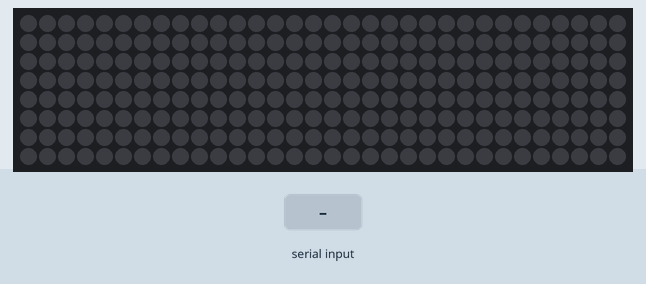
Bench run of a sketch on a simulated Arduino Uno, built with avr-gcc and run on an emulated ATmega328P. Parts: 32×8 RGB LED matrix (first LED top left, wired row by row). Inputs (shaded band) come from the test bench. Dim RGB values are drawn brighter than linear.

Above: at 1.2 s.
1.3 s: "1" received over Serial
At 2.5 s:
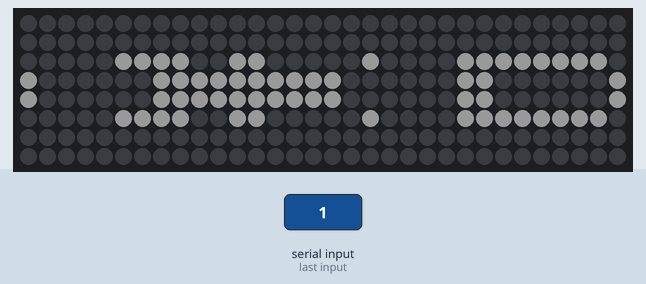
2.8 s: "2" received over Serial
At 3.8 s:
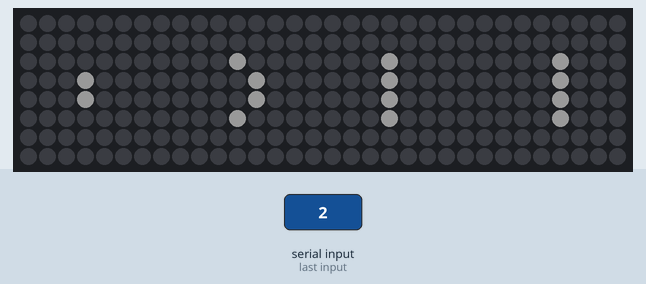
Timing chart, 0 to 5.8 s (numbered marks = the images above; inputs shaded):
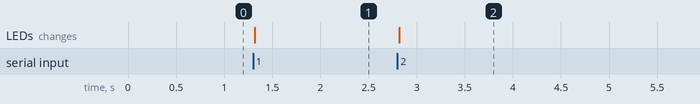

Measured:
- after the input at 1.3 s, the LEDs: change at once (image 1)
- after the input at 2.8 s, the LEDs: change at once (image 2)

The sketch:

Boca.ino
```cpp
#include <Adafruit_GFX.h>
#include <Adafruit_NeoMatrix.h>
#include "patterns.h"  // Incluir el archivo de patrones

#define PIN 6             // Pin donde están conectados los NeoPixels
#define MATRIX_WIDTH 32
#define MATRIX_HEIGHT 8

Adafruit_NeoPixel strip = Adafruit_NeoPixel(256, PIN, NEO_GRB+ NEO_KHZ800);
char dato;

int xyToIndex(int x, int y) {
  // Calcula el índice en la tira horizontal de NeoPixel con zigzag
  int index;
  if (y % 2 == 0) {
    // Filas pares (0, 2, 4, ...): avanzan de izquierda a derecha
    index = y * 8 + x;
  } else {
    // Filas impares (1, 3, 5, ...): avanzan de derecha a izquierda
    index = y * 8 + (7 - x);
  }
  return index;
}

uint8_t getBit(const uint8_t pattern[MATRIX_HEIGHT][(MATRIX_WIDTH + 7) / 8], int row, int col) {
  return (pattern[row][col / 8] >> (7 - (col % 8))) & 1;
}

void drawPattern(const uint8_t pattern[MATRIX_HEIGHT][(MATRIX_WIDTH + 7) / 8]) {
  for (int y = 0; y < MATRIX_HEIGHT; y++) {
    for (int x = 0; x < MATRIX_WIDTH; x++) {
      uint8_t bit = getBit(pattern, y, x);
      if (bit) {
        int index = xyToIndex(y, x);
        strip.setPixelColor(index, strip.Color(25, 25, 25));
      }
    }
  }
}

void setup() {
  Serial.begin(9600);
  strip.begin();
  strip.show(); // Inicializa todos los píxeles a 'apagado'
}

// Función para establecer un bit en la matriz
void setBit(uint8_t pattern[MATRIX_HEIGHT][(MATRIX_WIDTH + 7) / 8], int row, int col, uint8_t value) {
  if (value)
    pattern[row][col / 8] |= (1 << (7 - (col % 8)));
  else
    pattern[row][col / 8] &= ~(1 << (7 - (col % 8)));
}

void loop() {
  if (Serial.available() > 0) {
    // Lee el dato del puerto serial
    dato = Serial.read();
    switch (dato) {
      case '1':
        // ENFADADO
        strip.clear();
        drawPattern(pattern3);
        strip.show();
        break;
      case '2':
        // SERIO
        strip.clear();
        drawPattern(pattern5);
        strip.show();
        break;
      case '3':
        // PREOCUPADO
        strip.clear();
        drawPattern(pattern4);
        strip.show();
        break;
      case '4':
        // ARQUEADO IZQUIERDA
        strip.clear();
        drawPattern(pattern5);
        strip.show();
        break;
      case '5':
        // ARQUEADO DERECHA
        strip.clear();
        drawPattern(pattern5);
        strip.show();
        break;
      default:
        // Si se presiona una tecla no reconocida, no hace nada
        break;
    }

  } // Muestra el nuevo patrón
}
```

patterns.h
```cpp
#ifndef PATTERNS_H
#define PATTERNS_H

// Dimensiones de la matriz NeoPixel
#define MATRIX_WIDTH 32
#define MATRIX_HEIGHT 8

// Define el número de patrones
#define NUM_PATTERNS 5

const uint8_t pattern1[MATRIX_HEIGHT][(MATRIX_WIDTH + 7) / 8] = {
  {0b00000000, 0b11111111, 0b11111111, 0b00000000},
  {0b00000000, 0b10010010, 0b01001001, 0b00000000},
  {0b00000000, 0b10010010, 0b01001001, 0b00000000},
  {0b00000000, 0b01010010, 0b01001010, 0b00000000},
  {0b00000000, 0b01010010, 0b01001010, 0b00000000},
  {0b00000000, 0b00110010, 0b01001100, 0b00000000},
  {0b00000000, 0b00010010, 0b01001000, 0b00000000},
  {0b00000000, 0b00001111, 0b11110000, 0b00000000}
};

const uint8_t pattern2[MATRIX_HEIGHT][(MATRIX_WIDTH + 7) / 8] = {
  {0b00000000, 0b11111111, 0b11111111, 0b00000000},
  {0b00000000, 0b10000000, 0b00000001, 0b00000000},
  {0b00000000, 0b10000000, 0b00000001, 0b00000000},
  {0b00000000, 0b01000000, 0b00000010, 0b00000000},
  {0b00000000, 0b01000000, 0b00000010, 0b00000000},
  {0b00000000, 0b00100000, 0b00000100, 0b00000000},
  {0b00000000, 0b00010000, 0b00001000, 0b00000000},
  {0b00000000, 0b00001111, 0b11110000, 0b00000000}
};

const uint8_t pattern3[MATRIX_HEIGHT][(MATRIX_WIDTH + 7) / 8] = {
  {0b00000000, 0b00001111, 0b11110000, 0b00000000},
  {0b00000000, 0b00010010, 0b01001000, 0b00000000},
  {0b00000000, 0b00110010, 0b01001100, 0b00000000},
  {0b00000000, 0b01010010, 0b01001010, 0b00000000},
  {0b00000000, 0b01010010, 0b01001010, 0b00000000},
  {0b00000000, 0b10010010, 0b01001001, 0b00000000},
  {0b00000000, 0b10010010, 0b01001001, 0b00000000},
  {0b00000000, 0b11111111, 0b11111111, 0b00000000}
};

const uint8_t pattern4[MATRIX_HEIGHT][(MATRIX_WIDTH + 7) / 8] = {
  {0b00000000, 0b00001111, 0b11110000, 0b00000000},
  {0b00000000, 0b00010000, 0b00001000, 0b00000000},
  {0b00000000, 0b00100000, 0b00000100, 0b00000000},
  {0b00000000, 0b01000000, 0b00000010, 0b00000000},
  {0b00000000, 0b01000000, 0b00000010, 0b00000000},
  {0b00000000, 0b10000000, 0b00000001, 0b00000000},
  {0b00000000, 0b10000000, 0b00000001, 0b00000000},
  {0b00000000, 0b11111111, 0b11111111, 0b00000000}
};

const uint8_t pattern5[MATRIX_HEIGHT][(MATRIX_WIDTH + 7) / 8] = {
  {0b00000000, 0b00000000, 0b00000000, 0b00000000},
  {0b00000000, 0b00000000, 0b00000000, 0b00000000},
  {0b00000000, 0b00000000, 0b00000000, 0b00000000},
  {0b00000000, 0b00111111, 0b11111100, 0b00000000},
  {0b00000000, 0b01000000, 0b00000010, 0b00000000},
  {0b00000000, 0b00000000, 0b00000000, 0b00000000},
  {0b00000000, 0b00000000, 0b00000000, 0b00000000},
  {0b00000000, 0b00000000, 0b00000000, 0b00000000}
};

#endif
```
